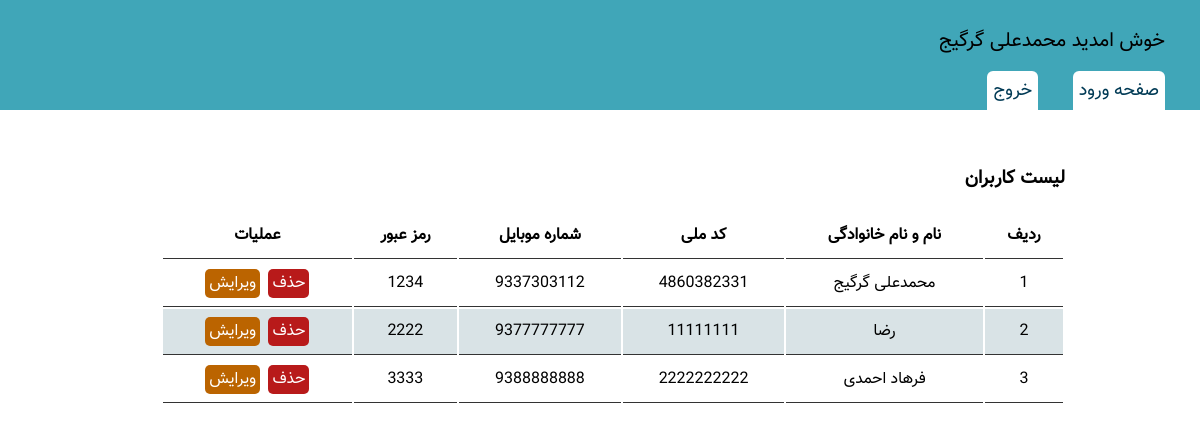
The app's page /index.php (signed in) with its own data.
### tables this page shows
CREATE TABLE `users` (
  `id` int(11) NOT NULL,
  `user_name` varchar(255) NOT NULL,
  `national_code` bigint(20) NOT NULL,
  `phone` bigint(20) NOT NULL,
  `password` int(11) NOT NULL,
  `roll` int(11) NOT NULL DEFAULT 1
);

### index.php (the view, shortened to what this page needs)
<?php
include 'databaes/db_connect.php';
$select=$conn->prepare("SELECT * FROM users");
$select->execute();
$users=$select->fetchAll(PDO::FETCH_ASSOC);
$row=1;
?>
<html lang="en" dir="rtl">
<head>
    <link rel="stylesheet" href="css/style.css">
</head>
<body>
    <header>
        <p> خوش امدید <?= $_SESSION['user_name']; ?></p>
        <a href="login.php">صفحه ورود</a>
        <a href="logout.php">خروج</a>
    </header>
    <div class="container">
        <div class="my-table">
            <table>
            <h3>لیست کاربران</h3>
                <thead>
                    <tr>
                        <th>ردیف</th>
                        <th>نام و نام خانوادگی</th>
                        <th>کد ملی</th>
                        <th>شماره موبایل</th>
                        <th>رمز عبور</th>
                        <th>عملیات</th>
                    </tr>
                </thead>
                <tbody>
                    <?php foreach($users as $users_info) : ?>
                    <tr>
                        <td><?=$row++?></td>
                        <td><?= $users_info['user_name'] ?></td>
                        <td><?= $users_info['national_code'] ?></td>
                        <td><?= $users_info['phone'] ?></td>
                        <td><?= $users_info['password'] ?></td>
                        <td><a href="user_deleat.php?id=<?= $users_info['id']; ?>" class="delet">حذف</a> <a href="user_edit.php?id=<?=$users_info['id'];?>" class="edit">ویرایش</a></td>
                    </tr>
                    <?php endforeach;?>
                </tbody>
            </table>
        </div>
    </div>
</body>
</html>

### css/style.css (style rules this page uses)
body { font-family: 'Vazir'; margin: 0; padding: 0; }
header { background-color: #40a6b8; padding: 5px; margin: 0; }
header a { color: #003a55; text-decoration: none; font-size: 18px; margin-right: 30px; padding: 6px; background-color: #ffffff; border-radius: 6px 6px 0 0; }
header p { font-size: 20px; margin-right: 30px; }
.container { margin: 30px; padding: 5px; }
.container h3 { margin-right: 100px; }
table { width: 80%; padding: 0; margin: 0; margin-right: 100px; }
table th,td { border-bottom: 1px solid #333; border-collapse:collapse; text-align: center; padding: 10px; margin: 5px; }
table a { text-decoration: none; color: #ffffff; padding: 2px 4px; margin: 10px 2px; border-radius: 5px; }
.delet { background-color: #b81a1a; }
.edit { background-color: #bb6400; }
tr { transition: .4s; }
tr:nth-child(even) { background-color: #d9e3e6; }
.my-table { overflow-x: auto; }

### records on screen
users: user_name "محمدعلی گرگیج", national_code "4860382331", phone "9337303112", password "1234"
users: user_name "رضا", national_code "11111111", phone "9377777777", password "2222"
users: user_name "فرهاد احمدی", national_code "2222222222", phone "9388888888", password "3333"

### other values on screen
$_SESSION['user_name'] "محمدعلی گرگیج"
